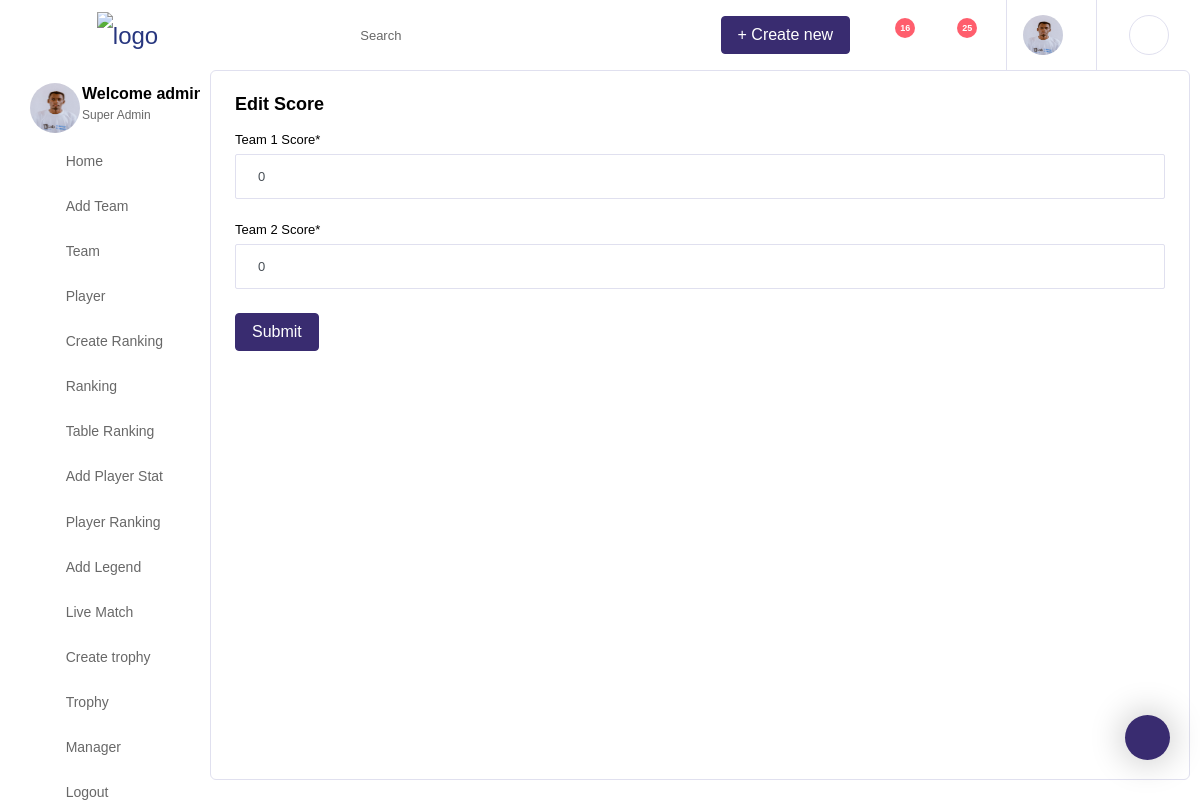
Before: /dashboard/livematch/3/edit_score/ (signed in) with the older database file.
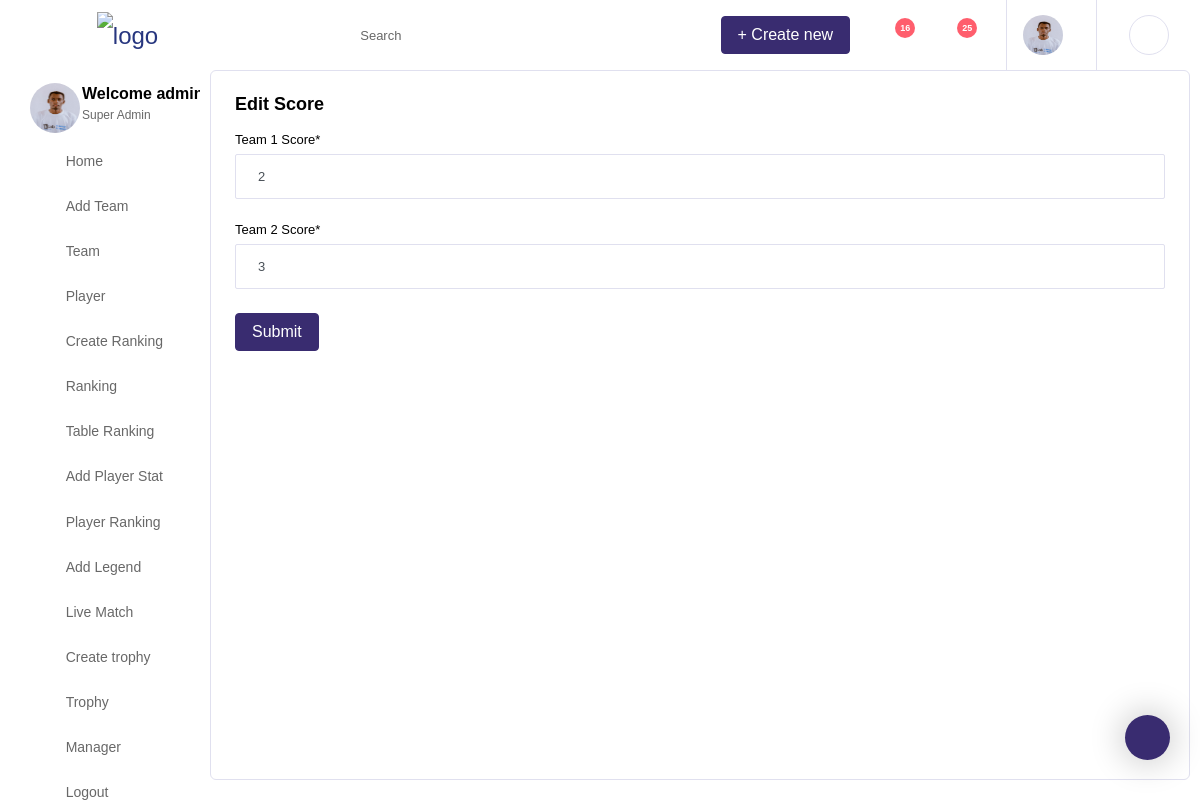
After: the same page with the newer database file.
### team/models.py (models this page shows, shortened)
class Live_match(models.Model):
    team1 = models.CharField(max_length=100)
    team2 = models.CharField(max_length=100)
    team1_score = models.PositiveIntegerField(default=0)
    team2_score = models.PositiveIntegerField(default=0)
    team1_logo = models.ImageField(upload_to='images/', default='apr.png')
    team2_logo = models.ImageField(upload_to='images/', default='rayon.png')
    match_link = models.URLField()
    date = models.DateTimeField()
    match_type = models.CharField(max_length=50, default='PRIMUS PREMIER LEAGUE')
    suspended = models.BooleanField(default=False)
    class Meta:
        verbose_name_plural = "Live_match"
        ordering = ['-id']

### team/views.py (the view, shortened to what this page needs)
# urls.py: path('livematch/<int:id>/edit_score/', edit_score, name='edit_score'),
@login_required
def edit_score(request, id):
    user = request.user
    user_profile = User_profile.objects.get(user=user)
    live_stat_edit = get_object_or_404(Live_match, id=id)
    match_date_time = live_stat_edit.date
    match_date_time = match_date_time.strftime("%Y-%m-%d %H:%M:%S")
    match_finish_time = live_stat_edit.date + timedelta(hours=2)
    match_finish_time = match_finish_time.strftime("%Y-%m-%d %H:%M:%S")
    now_date_time = datetime.now()
    now_date_time = now_date_time.strftime("%Y-%m-%d %H:%M:%S")
    form = EditScoreForm(request.POST or None, instance=live_stat_edit)
    context = {
        'user': user,
        'profile': user_profile,
        'form': form
    }
    return render(request, 'dashboard_home/edit_score.html', context)

### team/forms.py (shortened to what this page needs)
class EditScoreForm(forms.ModelForm):
    team1_score = forms.IntegerField(label='Team 1 Score', required=True)
    team2_score = forms.IntegerField(label='Team 2 Score', required=True)
    class Meta:
        model = Live_match
        fields = ['team1_score', 'team2_score']

### team/templates/dashboard_home/edit_score.html (shortened to what this page needs)
{% extends 'dashboard/base.html' %}
{% load static %}
{% load crispy_forms_tags %}
{% block content %}
    <div class="col-10 grid-margin stretch-card">
              <div class="card">
                <div class="card-body">
                  <h4 class="card-title"><b>Edit Score</b></h4>
                  <form action="" method="post" class="forms-sample" enctype="multipart/form-data">
                    {{ form|crispy }}
                    <button type="submit" class="btn btn-primary mr-2">Submit</button>
                  </form>
                </div>
              </div>
            </div>
{% endblock %}

Changed rows visible on the page:
changed Live_match: team1_score "0" → "2"; team2_score "0" → "3"
